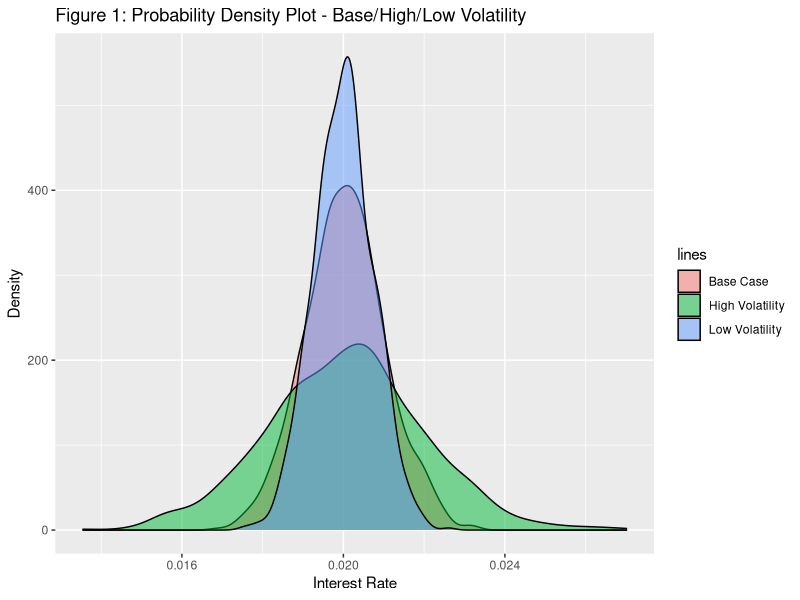

The R source for this figure: (Note: this script raises an error after producing the figure.)

library(ggplot2)
library(gridExtra)

# Code for Density plot

r_base <- rnorm(1000, mean = 0.02, sd = 0.0001)
r_volatile <- rnorm(1000, mean = 0.02, sd = 0.001)
r_low <- rnorm(1000, mean = 0.02, sd = 0.00095)

dat1 <- data.frame(dens = c(rnorm(1000, 0.02, 0.001), rnorm(1000, mean = 0.02, sd = 0.002), rnorm(1000, mean = 0.02, sd = 0.00075))
                   , lines = rep(c("Base Case", "High Volatility", "Low Volatility"), each = 1000))

ggplot(dat1, aes(x = dens, fill = lines)) + 
  geom_density(alpha = 0.5) +
  xlab("Interest Rate") + ylab("Density") + ggtitle("Figure 1: Probability Density Plot - Base/High/Low Volatility")

# Define a function to calculate bond price 


bond_price_function <- function(p, cr, y, fv, ir, cf = 1) {
  n_coupons <- y * cf
  semi_annual_interest_rate <- ir / cf
  coupon_payment <- cr * fv / cf
  present_value_coupons <- sum(coupon_payment / (1 + semi_annual_interest_rate)^(1:n_coupons))
  present_value_face_value <- fv / (1 + semi_annual_interest_rate)^n_coupons
  bond_price <- present_value_coupons + present_value_face_value
}


calculate_bond_prices <- function(p, cr, y, fv, ir, cf = 1) {
    bond_prices <- numeric(length(ir))
  for (i in seq_along(ir)) {
    bond_prices[i] <- bond_price_function(p, cr, y, fv, ir[i], cf)
  }
  print(bond_prices)
}

p <- 1000  
cr <- 0.05  
y <- 5  
fv <- 1000  
cf <- 1  

# Calculate bond prices for each interest rate
bond_prices_low <- calculate_bond_prices(p, cr, y, fv, rnorm(1000, mean = 0.02, sd = 0.00075), cf)
bond_prices_high <- calculate_bond_prices(p, cr, y, fv, rnorm(1000, mean = 0.02, sd = 0.002), cf)
bond_prices_base <- calculate_bond_prices(p, cr, y, fv, rnorm(1000, mean = 0.02, sd = 0.001), cf)




## MCMC Generation

library(ggplot2)
library(gridExtra)


# Define the transition matrix (example with 3 states: low, medium, high)
n_steps <- 1000
initial_state <- "Base"

transition_matrix <- matrix(c(0.2, 0.5, 0.3,
                              0.4, 0.5, 0.1,
                              0.1, 0.6, 0.3),
                            nrow = 3, byrow = TRUE,
                            dimnames = list(c("High", "Base", "Low"),
                                            c("High", "Base", "Low")))


# Create Markov chain object
mc <- new("markovchain", states = c("Low", "Base", "High"), transitionMatrix = transition_matrix)

# Specify initial state (choose one of the states: "Low", "Medium", "High")

interest_rate_sequence <- markovchainSequence(n = n_steps, markovchain = mc, t0 = initial_state)

mc1 <- markovchainSequence(n = 1000, markovchain = mc, t0 = "Base")
mc2 <- markovchainSequence(n = 1000, markovchain = mc, t0 = "Base")
mc3 <- markovchainSequence(n = 1000, markovchain = mc, t0 = "Base")
mc4 <- markovchainSequence(n = 1000, markovchain = mc, t0 = "Base")
mc5 <- markovchainSequence(n = 1000, markovchain = mc, t0 = "Base")
mc6 <- markovchainSequence(n = 1000, markovchain = mc, t0 = "Base")
mc7 <- markovchainSequence(n = 1000, markovchain = mc, t0 = "Base")
mc8 <- markovchainSequence(n = 1000, markovchain = mc, t0 = "Base")
mc9 <- markovchainSequence(n = 1000, markovchain = mc, t0 = "Base")
mc10 <- markovchainSequence(n = 1000, markovchain = mc, t0 = "Base")

mc21 <- markovchainSequence(n = 1000, markovchain = mc, t0 = "Base")
mc22 <- markovchainSequence(n = 1000, markovchain = mc, t0 = "Base")
mc23 <- markovchainSequence(n = 1000, markovchain = mc, t0 = "Base")
mc24 <- markovchainSequence(n = 1000, markovchain = mc, t0 = "Base")
mc25 <- markovchainSequence(n = 1000, markovchain = mc, t0 = "Base")
mc26 <- markovchainSequence(n = 1000, markovchain = mc, t0 = "Base")
mc27 <- markovchainSequence(n = 1000, markovchain = mc, t0 = "Base")
mc28 <- markovchainSequence(n = 1000, markovchain = mc, t0 = "Base")
mc29 <- markovchainSequence(n = 1000, markovchain = mc, t0 = "Base")
mc210 <- markovchainSequence(n = 1000, markovchain = mc, t0 = "Base")


mcdf <- as.data.frame(cbind(mc1,mc2,mc3,mc4,mc5,mc6,mc7,mc8,mc9,mc10,
                            mc21,mc22,mc23,mc24,mc25,mc26,mc27,mc28,mc29,mc210
))


result <- numeric(length(mc1))
for(i in seq_along(mc1)) {
  if(mc1[i] == "Base"){
    result[i] <- rnorm(1000, 0.02, 0.001)
  }
  if(mc1[i] == "Low"){
    result[i] <- rnorm(1000, mean = 0.02, sd = 0.00075)
  } 
  else {
    result[i] <- rnorm(1000, mean = 0.02, sd = 0.002)
  }
}

r1 <- result 


result <- numeric(length(mc2))
for(i in seq_along(mc2)) {
  if(mc2[i] == "Base"){
    result[i] <- rnorm(1000, 0.02, 0.001)
  }
  if(mc2[i] == "Low"){
    result[i] <- rnorm(1000, mean = 0.02, sd = 0.00075)
  } else {
    result[i] <- rnorm(1000, mean = 0.02, sd = 0.002)
  }
}

r2 <- result 

result <- numeric(length(mc3))
for(i in seq_along(mc3)) {
  if(mc3[i] == "Base"){
    result[i] <- rnorm(1000, 0.02, 0.001)
  }
  if(mc3[i] == "Low"){
    result[i] <- rnorm(1000, mean = 0.02, sd = 0.00075)
  } else {
    result[i] <- rnorm(1000, mean = 0.02, sd = 0.002)
  }
}

r3 <- result 


result <- numeric(length(mc4))
for(i in seq_along(mc4)) {
  if(mc4[i] == "Base"){
    result[i] <- rnorm(1000, 0.02, 0.001)
  }
  if(mc4[i] == "Low"){
    result[i] <- rnorm(1000, mean = 0.02, sd = 0.00075)
  } else {
    result[i] <- rnorm(1000, mean = 0.02, sd = 0.002)
  }
}

r4 <- result 


result <- numeric(length(mc5))
for(i in seq_along(mc5)) {
  if(mc5[i] == "Base"){
    result[i] <- rnorm(1000, 0.02, 0.001)
  }
  if(mc5[i] == "Low"){
    result[i] <- rnorm(1000, mean = 0.02, sd = 0.00075)
  } else {
    result[i] <- rnorm(1000, mean = 0.02, sd = 0.002)
  }
}

r5 <- result 


result <- numeric(length(mc6))
for(i in seq_along(mc6)) {
  if(mc6[i] == "Base"){
    result[i] <- rnorm(1000, 0.02, 0.001)
  }
  if(mc6[i] == "Low"){
    result[i] <- rnorm(1000, mean = 0.02, sd = 0.00075)
  } else {
    result[i] <- rnorm(1000, mean = 0.02, sd = 0.002)
  }
}

r6 <- result 


result <- numeric(length(mc7))
for(i in seq_along(mc7)) {
  if(mc7[i] == "Base"){
    result[i] <- rnorm(1000, 0.02, 0.001)
  }
  if(mc7[i] == "Low"){
    result[i] <- rnorm(1000, mean = 0.02, sd = 0.00075)
  } else {
    result[i] <- rnorm(1000, mean = 0.02, sd = 0.002)
  }
}

r7 <- result 


result <- numeric(length(mc8))
for(i in seq_along(mc8)) {
  if(mc8[i] == "Base"){
    result[i] <- rnorm(1000, 0.02, 0.001)
  }
  if(mc8[i] == "Low"){
    result[i] <- rnorm(1000, mean = 0.02, sd = 0.00075)
  } else {
    result[i] <- rnorm(1000, mean = 0.02, sd = 0.002)
  }
}

r8 <- result 


result <- numeric(length(mc9))
for(i in seq_along(mc9)) {
  if(mc9[i] == "Base"){
    result[i] <- rnorm(1000, 0.02, 0.001)
  }
  if(mc9[i] == "Low"){
    result[i] <- rnorm(1000, mean = 0.02, sd = 0.00075)
  } else {
    result[i] <- rnorm(1000, mean = 0.02, sd = 0.002)
  }
}

r9 <- result 


result <- numeric(length(mc10))
for(i in seq_along(mc10)) {
  if(mc10[i] == "Base"){
    result[i] <- rnorm(1000, 0.02, 0.001)
  }
  if(mc10[i] == "Low"){
    result[i] <- rnorm(1000, mean = 0.02, sd = 0.00075)
  } else {
    result[i] <- rnorm(1000, mean = 0.02, sd = 0.002)
  }
}

r10 <- result 


result <- numeric(length(mc21))
for(i in seq_along(mc21)) {
  if(mc21[i] == "Base"){
    result[i] <- rnorm(1000, 0.02, 0.001)
  }
  if(mc21[i] == "Low"){
    result[i] <- rnorm(1000, mean = 0.02, sd = 0.00075)
  } else {
    result[i] <- rnorm(1000, mean = 0.02, sd = 0.002)
  }
}

r21 <- result 


result <- numeric(length(mc22))
for(i in seq_along(mc22)) {
  if(mc22[i] == "Base"){
    result[i] <- rnorm(1000, 0.02, 0.001)
  }
  if(mc22[i] == "Low"){
    result[i] <- rnorm(1000, mean = 0.02, sd = 0.00075)
  } else {
    result[i] <- rnorm(1000, mean = 0.02, sd = 0.002)
  }
}

r22 <- result 


result <- numeric(length(mc23))
for(i in seq_along(mc23)) {
  if(mc23[i] == "Base"){
    result[i] <- rnorm(1000, 0.02, 0.001)
  }
  if(mc23[i] == "Low"){
    result[i] <- rnorm(1000, mean = 0.02, sd = 0.00075)
  } else {
    result[i] <- rnorm(1000, mean = 0.02, sd = 0.002)
  }
}

r23 <- result 


result <- numeric(length(mc24))
for(i in seq_along(mc24)) {
  if(mc24[i] == "Base"){
    result[i] <- rnorm(1000, 0.02, 0.001)
  }
  if(mc24[i] == "Low"){
    result[i] <- rnorm(1000, mean = 0.02, sd = 0.00075)
  } else {
    result[i] <- rnorm(1000, mean = 0.02, sd = 0.002)
  }
}

r24 <- result 


result <- numeric(length(mc25))
for(i in seq_along(mc25)) {
  if(mc25[i] == "Base"){
    result[i] <- rnorm(1000, 0.02, 0.001)
  }
  if(mc25[i] == "Low"){
    result[i] <- rnorm(1000, mean = 0.02, sd = 0.00075)
  } else {
    result[i] <- rnorm(1000, mean = 0.02, sd = 0.002)
  }
}

r25 <- result 


result <- numeric(length(mc26))
for(i in seq_along(mc26)) {
  if(mc26[i] == "Base"){
    result[i] <- rnorm(1000, 0.02, 0.001)
  }
  if(mc26[i] == "Low"){
    result[i] <- rnorm(1000, mean = 0.02, sd = 0.00075)
  } else {
    result[i] <- rnorm(1000, mean = 0.02, sd = 0.002)
  }
}

r26 <- result 


result <- numeric(length(mc27))
for(i in seq_along(mc27)) {
  if(mc27[i] == "Base"){
    result[i] <- rnorm(1000, 0.02, 0.001)
  }
  if(mc27[i] == "Low"){
    result[i] <- rnorm(1000, mean = 0.02, sd = 0.00075)
  } else {
    result[i] <- rnorm(1000, mean = 0.02, sd = 0.002)
  }
}

r27 <- result 


result <- numeric(length(mc28))
for(i in seq_along(mc28)) {
  if(mc28[i] == "Base"){
    result[i] <- rnorm(1000, 0.02, 0.001)
  }
  if(mc28[i] == "Low"){
    result[i] <- rnorm(1000, mean = 0.02, sd = 0.00075)
  } else {
    result[i] <- rnorm(1000, mean = 0.02, sd = 0.002)
  }
}

r28 <- result 


result <- numeric(length(mc29))
for(i in seq_along(mc29)) {
  if(mc29[i] == "Base"){
    result[i] <- rnorm(1000, 0.02, 0.001)
  }
  if(mc29[i] == "Low"){
    result[i] <- rnorm(1000, mean = 0.02, sd = 0.00075)
  } else {
    result[i] <- rnorm(1000, mean = 0.02, sd = 0.002)
  }
}

r29 <- result 


result <- numeric(length(mc210))
for(i in seq_along(mc210)) {
  if(mc210[i] == "Base"){
    result[i] <- rnorm(1000, 0.02, 0.001)
  }
  if(mc210[i] == "Low"){
    result[i] <- rnorm(1000, mean = 0.02, sd = 0.00075)
  } else {
    result[i] <- rnorm(1000, mean = 0.02, sd = 0.002)
  }
}

r210 <- result 

rate_df <- as.data.frame(cbind(r1,r2,r3,r4,r5,r6,r7,r8,r9,r10,
                               r21,r22,r23,r24,r25,r26,r27,r28,r29,r10))

t <- seq(from = 1, to = 1000, by = 1)

ggplot(data = NULL, aes(x = t)) + 
  geom_line(aes(y = rate_df$r1*100)) +
  geom_line(aes(y = rate_df$r2*100)) +
  geom_line(aes(y = rate_df$r3*100)) +
  geom_line(aes(y = rate_df$r4*100)) +
  geom_line(aes(y = rate_df$r5*100)) +
  geom_line(aes(y = rate_df$r6*100)) +
  geom_line(aes(y = rate_df$r7*100)) +
  geom_line(aes(y = rate_df$r8*100)) +
  geom_line(aes(y = rate_df$r9*100)) +
  geom_line(aes(y = rate_df$r10*100)) +
  ylim(0.015*100,0.025*100) + 
  xlab("System Step") + ylab("Interest Rate") + ggtitle("Figure 3: Rate Produced at Markov Chain Step")


terminal_rates <- rate_df[1000,]


price_final <- as.data.frame(cbind(
  calculate_bond_prices(principal, coupon_rate, years, face_value, terminal_rates[,1], coupon_frequency),
  calculate_bond_prices(principal, coupon_rate, years, face_value, terminal_rates[,2], coupon_frequency),
  calculate_bond_prices(principal, coupon_rate, years, face_value, terminal_rates[,3], coupon_frequency),
  calculate_bond_prices(principal, coupon_rate, years, face_value, terminal_rates[,4], coupon_frequency),
  calculate_bond_prices(principal, coupon_rate, years, face_value, terminal_rates[,5], coupon_frequency),
  calculate_bond_prices(principal, coupon_rate, years, face_value, terminal_rates[,6], coupon_frequency),
  calculate_bond_prices(principal, coupon_rate, years, face_value, terminal_rates[,7], coupon_frequency),
  calculate_bond_prices(principal, coupon_rate, years, face_value, terminal_rates[,8], coupon_frequency),
  calculate_bond_prices(principal, coupon_rate, years, face_value, terminal_rates[,9], coupon_frequency),
  calculate_bond_prices(principal, coupon_rate, years, face_value, terminal_rates[,10], coupon_frequency),
  calculate_bond_prices(principal, coupon_rate, years, face_value, terminal_rates[,11], coupon_frequency),
  calculate_bond_prices(principal, coupon_rate, years, face_value, terminal_rates[,12], coupon_frequency),
  calculate_bond_prices(principal, coupon_rate, years, face_value, terminal_rates[,13], coupon_frequency),
  calculate_bond_prices(principal, coupon_rate, years, face_value, terminal_rates[,14], coupon_frequency),
  calculate_bond_prices(principal, coupon_rate, years, face_value, terminal_rates[,15], coupon_frequency),
  calculate_bond_prices(principal, coupon_rate, years, face_value, terminal_rates[,16], coupon_frequency),
  calculate_bond_prices(principal, coupon_rate, years, face_value, terminal_rates[,17], coupon_frequency),
  calculate_bond_prices(principal, coupon_rate, years, face_value, terminal_rates[,18], coupon_frequency),
  calculate_bond_prices(principal, coupon_rate, years, face_value, terminal_rates[,19], coupon_frequency),
  calculate_bond_prices(principal, coupon_rate, years, face_value, terminal_rates[,20], coupon_frequency)
  
))

hist(t(price_final), breaks = 5, freq = FALSE )


y1 <- ggplot(data = NULL, (aes(x = t(terminal_rates*100)))) + 
  geom_density(color="black", fill="lightblue") + 
  xlab("Interest Rate") + ylab("Density") +
  ggtitle("Figure 4: Terminal Interest Rate for MCMC Iterations")

y2 <- ggplot(data = NULL, (aes(x = t(price_final)))) + 
  geom_density(color="black", fill="pink")+ 
  xlab("Bond Price") + ylab("Density") +
  ggtitle("Figure 5: Terminal Bond Price for MCMC Iterations")

grid.arrange(y1, y2, ncol=1)






